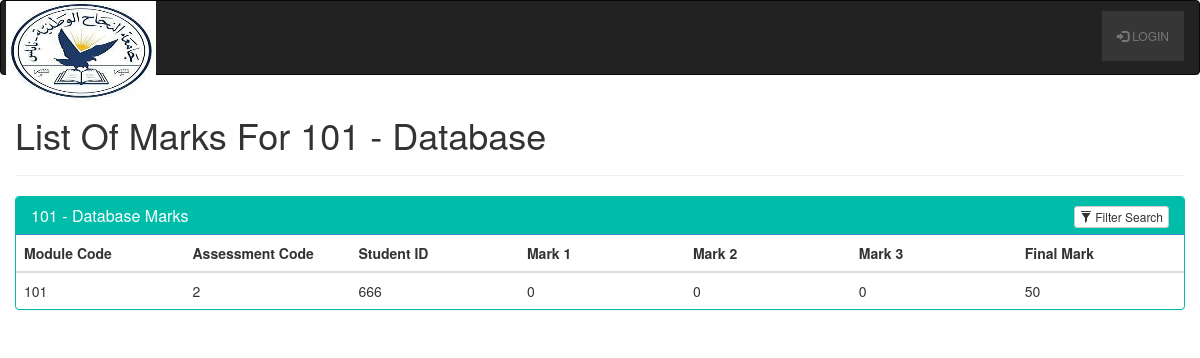
Page /lecturer/view-marks.php?id=101 on the committed database.
### tables this page shows
CREATE TABLE `module` (
  `id` int(9) NOT NULL,
  `module_code` varchar(7) NOT NULL,
  `module_name` varchar(50) NOT NULL,
  `lecturer_id` int(255) NOT NULL,
  `module_leader` varchar(50) NOT NULL,
  `description` varchar(250) NOT NULL,
  `level` varchar(25) NOT NULL,
  `assessment1` varchar(50) NOT NULL,
  `assessment2` varchar(50) NOT NULL,
  `assessment3` varchar(50) NOT NULL,
  `lecturers_linked` varchar(250) NOT NULL,
  `engagement_points` varchar(500) NOT NULL
);

CREATE TABLE `marks` (
  `mark_id` int(9) NOT NULL,
  `module_code` varchar(9) NOT NULL,
  `assessment_code` varchar(9) NOT NULL,
  `sub_assessment` varchar(50) NOT NULL,
  `student_id` varchar(9) NOT NULL,
  `mark1` int(11) NOT NULL,
  `mark2` int(11) NOT NULL,
  `mark3` int(11) NOT NULL,
  `final_mark` int(5) NOT NULL,
  `engagement` varchar(20) NOT NULL,
  `feedback` varchar(255) NOT NULL
);

### lecturer/view-marks.php (the view, shortened to what this page needs)
<!DOCTYPE html>
<html>
  <?php
    include "../includes/header.php";
    include "../includes/lecturer-navbar.php";
    include "../db_handler.php";
  ?>
  <link rel="stylesheet" href="https://maxcdn.bootstrapcdn.com/bootstrap/3.3.7/css/bootstrap.min.css">
<head>
    <link rel="stylesheet" type="text/css" href="bootstrap/css/bootstrap.min.css"/>
</head>
<body>
<div class="container">
    <div class="row">
      <h1>List Of Marks For <?php
        if (isset($_GET['id'])) {
          $user = mysqli_real_escape_string($conn, $_GET['id']);
          $sql = "SELECT * FROM module WHERE module_code = '$user'";
          $result = mysqli_query($conn, $sql) or die(mysqli_error($conn));
              while($row = mysqli_fetch_array($result)) {
                $mcode = $row['module_code'];
                $mname = $row['module_name'];
          }
          echo $mcode . " - " . $mname;
        }
      ?> </h1>
      <hr>
        <div class="panel panel-primary filterable" style="border-color: #00bdaa;">
            <div class="panel-heading" style="background-color: #00bdaa;">
                <h3 class="panel-title"><?php echo $mcode . " - " . $mname ?> Marks</h3>
                <div class="pull-right">
                    <button class="btn btn-default btn-xs btn-filter"><span class="glyphicon glyphicon-filter"></span> Filter Search</button>
                </div>
            </div>
            <table class="table">
                <thead>
                    <tr class="filters">
                        <th><input type="text" class="form-control" placeholder="Module Code" disabled></th>
                        <th><input type="text" class="form-control" placeholder="Assessment Code" disabled></th>
                        <th><input type="text" class="form-control" placeholder="Student ID" disabled></th>
                        <th><input type="text" class="form-control" placeholder="Mark 1" disabled></th>
                        <th><input type="text" class="form-control" placeholder="Mark 2" disabled></th>
                        <th><input type="text" class="form-control" placeholder="Mark 3" disabled></th>
                        <th><input type="text" class="form-control" placeholder="Final Mark" disabled></th>
                    </tr>
                </thead>
                <tbody>
                    <?php
                        $output = '';
                        if(isset($_POST["query"]))
                        {
                         $search = mysqli_real_escape_string($conn, $_POST["query"]);
                         $query = "
                          SELECT DISTINCT * FROM marking_scheme
                          WHERE module_code LIKE '%".$search."%'
                          OR assessment_code LIKE '%".$search."%'
                          OR mark1 LIKE '%".$search."%'
                          OR mark2 LIKE '%".$search."%'
                          OR mark3 LIKE '%".$search."%'
                          OR final_mark LIKE '%".$search."%'
                         ";
                        }
                        else
                        {
                         $query = "
                          SELECT module_code, assessment_code, student_id, mark1, mark2, mark3, final_mark FROM marks WHERE module_code = '$mcode'
                         ";
                        }
                        $result = mysqli_query($conn, $query);
                        if(mysqli_num_rows($result) > 0)
                        {
                         while($row = mysqli_fetch_array($result))
                         {
                          $output .= '
                           <tr>
                            <td>'.$row["module_code"].'</td>
                            <td>'.$row["assessment_code"].'</td>
                            <td>'.$row["student_id"].'</td>
                            <td>'.$row["mark1"].'</td>
                            <td>'.$row["mark2"].'</td>
                            <td>'.$row["mark3"].'</td>
                            <td>'.$row["final_mark"].'</td>
                           </tr>
                          ';
                         }
                         echo $output;
                        }
                    ?>
                    </tbody>
                </table>
            </div>
        </div>
    </div>
</body>
</html>

### includes/lecturer-navbar.php (style rules this page uses)
div { display: block; }

### lecturer/view-marks.php (style rules this page uses)
.filterable { margin-top: 15px; }
.filterable .panel-heading .pull-right { margin-top: -20px; }
.filterable .filters input[disabled] { background-color: transparent; border: none; cursor: auto; box-shadow: none; padding: 0; height: auto; }

### rows in the picture
module: module_code "101", module_name "Database"
marks: module_code "101", assessment_code "2", student "666", mark1 "0", mark2 "0", mark3 "0", final_mark "50"
